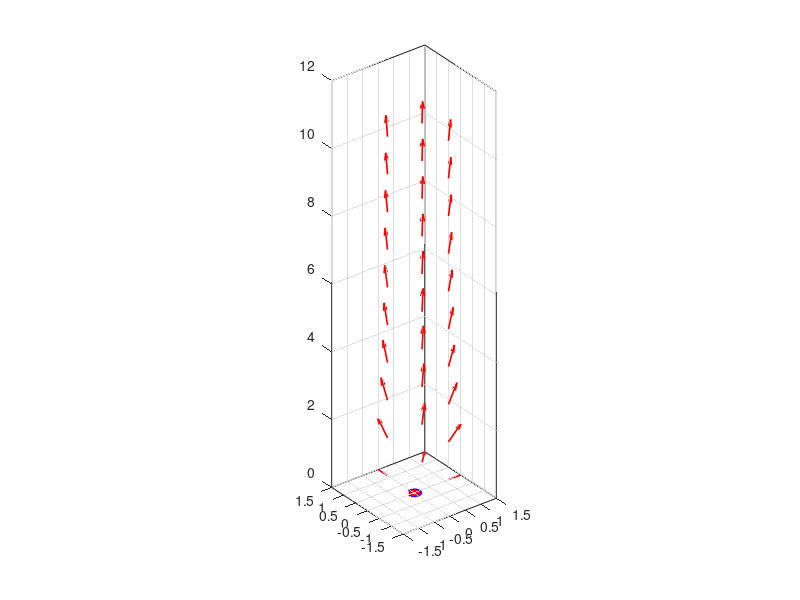

The MATLAB script that drew this image:
clear; close all; clc;
%Crear grid
N=10;
%Number of arrows
minX=0;maxX=10;
minY=0;maxY=10;
minZ=0;maxZ=10;
%Graph 
x=linspace(minX,maxX,N);
y=linspace(minY,maxY,N);
z=linspace(minZ,maxZ,N);
[xG,yG,zG]=meshgrid(x,y,z);
%position of negative particle
xCn=0; yCn=0; zCn=0; a=0.4;
%position of positive particle
xCp=0; yCp=0; zCp=0;
%Flux Density
Qn=0;
Qp=10e-9;
eps0 = 8.854e-12;
kC = 1/(4*pi*eps0);
Rx = xG - xCn;
Ry = yG - yCn;
Rz = zG - zCn;
R = sqrt(Rx.^2 + Ry.^2 + Rz.^2).^3;
Ex = kC .* Qn .* Rx ./ R;
Ey = kC .* Qn .* Ry ./ R;
Ez = kC .* Qn .* Rz ./R;
Rx = xG - xCp;
Ry = yG - yCp;
R = sqrt(Rx.^2 + Ry.^2).^3;
Ex = eps0*(Ex + kC .* Qp .* Rx ./ R);
Ey = eps0*(Ey + kC .* Qp .* Ry ./ R);
Ez = eps0*(Ez + kC .* Qp .* Rz ./ R);
E = sqrt(Ex.^2 + Ey.^2 + Ez.^2);
%componentes x, y
u = Ex./E;
v = Ey./E;
w = Ez./E;
plot3(x,y,z);
h=quiver3(xG,yG,zG,u,v,w,'autoscalefactor',0.6);
set(h,'color',[1 0 0],'linewidth',1.2);
axis([-1.5 1.5 -1.5 1.5]);
axis equal;
box on
h=rectangle('Position',[xCn-a/2,yCn-a/2,a,a],'curvature',[1 1]);
set(h,'Facecolor',[0 0 1],'Edgecolor',[0 0 1]);
text(0.43,0.05,'-','Color','white','FontSize',30);
h=rectangle('Position',[xCp-a/2,yCp-a/2,a,a],'curvature',[1 1]);
set(h,'Facecolor',[1 0 0],'Edgecolor',[1 0 1]);
text(-0.6,0,'+','Color','white','FontSize',30);
